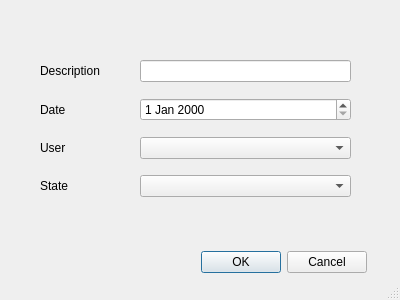
<?xml version="1.0" encoding="UTF-8"?>
<ui version="4.0">
 <class>AddTasks</class>
 <widget class="QDialog" name="AddTasks">
  <property name="geometry">
   <rect>
    <x>0</x>
    <y>0</y>
    <width>400</width>
    <height>300</height>
   </rect>
  </property>
  <property name="minimumSize">
   <size>
    <width>400</width>
    <height>300</height>
   </size>
  </property>
  <property name="maximumSize">
   <size>
    <width>400</width>
    <height>300</height>
   </size>
  </property>
  <property name="mouseTracking">
   <bool>false</bool>
  </property>
  <property name="windowTitle">
   <string>Add Task</string>
  </property>
  <property name="sizeGripEnabled">
   <bool>true</bool>
  </property>
  <property name="modal">
   <bool>false</bool>
  </property>
  <widget class="QDialogButtonBox" name="buttonBoxEnter">
   <property name="geometry">
    <rect>
     <x>200</x>
     <y>250</y>
     <width>167</width>
     <height>24</height>
    </rect>
   </property>
   <property name="orientation">
    <enum>Qt::Orientation::Horizontal</enum>
   </property>
   <property name="standardButtons">
    <set>QDialogButtonBox::StandardButton::Cancel|QDialogButtonBox::StandardButton::Ok</set>
   </property>
   <property name="centerButtons">
    <bool>true</bool>
   </property>
  </widget>
  <widget class="QWidget" name="formLayoutWidget">
   <property name="geometry">
    <rect>
     <x>40</x>
     <y>60</y>
     <width>311</width>
     <height>165</height>
    </rect>
   </property>
   <layout class="QFormLayout" name="formLayout">
    <property name="sizeConstraint">
     <enum>QLayout::SizeConstraint::SetDefaultConstraint</enum>
    </property>
    <property name="horizontalSpacing">
     <number>40</number>
    </property>
    <property name="verticalSpacing">
     <number>16</number>
    </property>
    <property name="leftMargin">
     <number>0</number>
    </property>
    <item row="0" column="0">
     <widget class="QLabel" name="label1">
      <property name="frameShape">
       <enum>QFrame::Shape::NoFrame</enum>
      </property>
      <property name="lineWidth">
       <number>1</number>
      </property>
      <property name="text">
       <string>Description</string>
      </property>
      <property name="scaledContents">
       <bool>false</bool>
      </property>
      <property name="margin">
       <number>1</number>
      </property>
     </widget>
    </item>
    <item row="0" column="1">
     <widget class="QLineEdit" name="lineEdit"/>
    </item>
    <item row="1" column="0">
     <widget class="QLabel" name="label1_2">
      <property name="frameShape">
       <enum>QFrame::Shape::NoFrame</enum>
      </property>
      <property name="lineWidth">
       <number>1</number>
      </property>
      <property name="text">
       <string>Date</string>
      </property>
      <property name="scaledContents">
       <bool>false</bool>
      </property>
      <property name="margin">
       <number>1</number>
      </property>
     </widget>
    </item>
    <item row="1" column="1">
     <widget class="QDateEdit" name="dateEdit">
      <property name="currentSection">
       <enum>QDateTimeEdit::Section::DaySection</enum>
      </property>
      <property name="timeSpec">
       <enum>Qt::TimeSpec::LocalTime</enum>
      </property>
     </widget>
    </item>
    <item row="2" column="0">
     <widget class="QLabel" name="label1_3">
      <property name="frameShape">
       <enum>QFrame::Shape::NoFrame</enum>
      </property>
      <property name="lineWidth">
       <number>1</number>
      </property>
      <property name="text">
       <string>User</string>
      </property>
      <property name="scaledContents">
       <bool>false</bool>
      </property>
      <property name="margin">
       <number>1</number>
      </property>
     </widget>
    </item>
    <item row="2" column="1">
     <widget class="QComboBox" name="comboBoxUser"/>
    </item>
    <item row="3" column="0">
     <widget class="QLabel" name="label1_4">
      <property name="frameShape">
       <enum>QFrame::Shape::NoFrame</enum>
      </property>
      <property name="lineWidth">
       <number>1</number>
      </property>
      <property name="text">
       <string>State</string>
      </property>
      <property name="scaledContents">
       <bool>false</bool>
      </property>
      <property name="margin">
       <number>1</number>
      </property>
     </widget>
    </item>
    <item row="3" column="1">
     <widget class="QComboBox" name="comboBoxState"/>
    </item>
   </layout>
  </widget>
 </widget>
 <resources/>
 <connections>
  <connection>
   <sender>buttonBoxEnter</sender>
   <signal>accepted()</signal>
   <receiver>AddTasks</receiver>
   <slot>accept()</slot>
   <hints>
    <hint type="sourcelabel">
     <x>177</x>
     <y>244</y>
    </hint>
    <hint type="destinationlabel">
     <x>157</x>
     <y>274</y>
    </hint>
   </hints>
  </connection>
  <connection>
   <sender>buttonBoxEnter</sender>
   <signal>rejected()</signal>
   <receiver>AddTasks</receiver>
   <slot>reject()</slot>
   <hints>
    <hint type="sourcelabel">
     <x>177</x>
     <y>250</y>
    </hint>
    <hint type="destinationlabel">
     <x>286</x>
     <y>274</y>
    </hint>
   </hints>
  </connection>
 </connections>
</ui>
